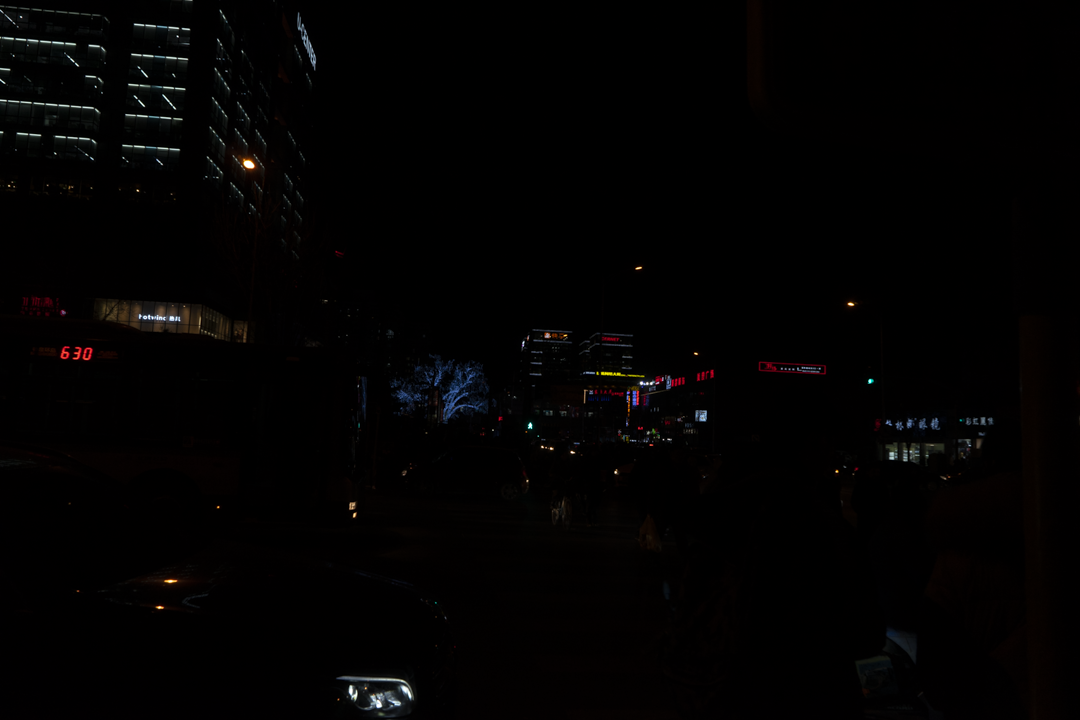
#> input picture images/img1_calle_nocturna.png, 1080 x 720 px
$ python -i pipeline.py   (imports and definitions only)
#> lines starting #> are read from the running program, lines starting #| are printed output that depends on the picture
"""
Pipeline de mejora de imagen — Actividad 1, Visión Artificial (MUIA-UNIR)
Funciones de ajuste de intensidad, procesamiento de histograma y operadores
aritméticos, más métricas de evaluación sin referencia.
"""
import numpy as np
import cv2
from skimage.measure import shannon_entropy


# ---------------------------------------------------------------------------
# 1) Funciones de ajuste de intensidad (operan sobre la imagen RGB completa)
# ---------------------------------------------------------------------------
def negative(img):
    return 255 - img


# [4 lines left out: function log_transform, not called in this run]


def gamma_transform(img, gamma=0.4):
    img_f = img.astype(np.float64) / 255.0
    return np.clip(np.power(img_f, gamma) * 255, 0, 255).astype(np.uint8)


# [6 lines left out: function percentile_contrast_stretch, not called in this run]


# ---------------------------------------------------------------------------
# 2) Procesamiento de histograma (sobre el canal de luminancia Y de YCrCb,
#    para no distorsionar el color al ecualizar canal por canal)
# ---------------------------------------------------------------------------
def histogram_equalization_color(img_rgb):
    ycrcb = cv2.cvtColor(img_rgb, cv2.COLOR_RGB2YCrCb)
#> ycrcb: shape (720, 1080, 3); mean of channels 0, 1, 2 2.2, 128.6, 127.9
    y, cr, cb = cv2.split(ycrcb)
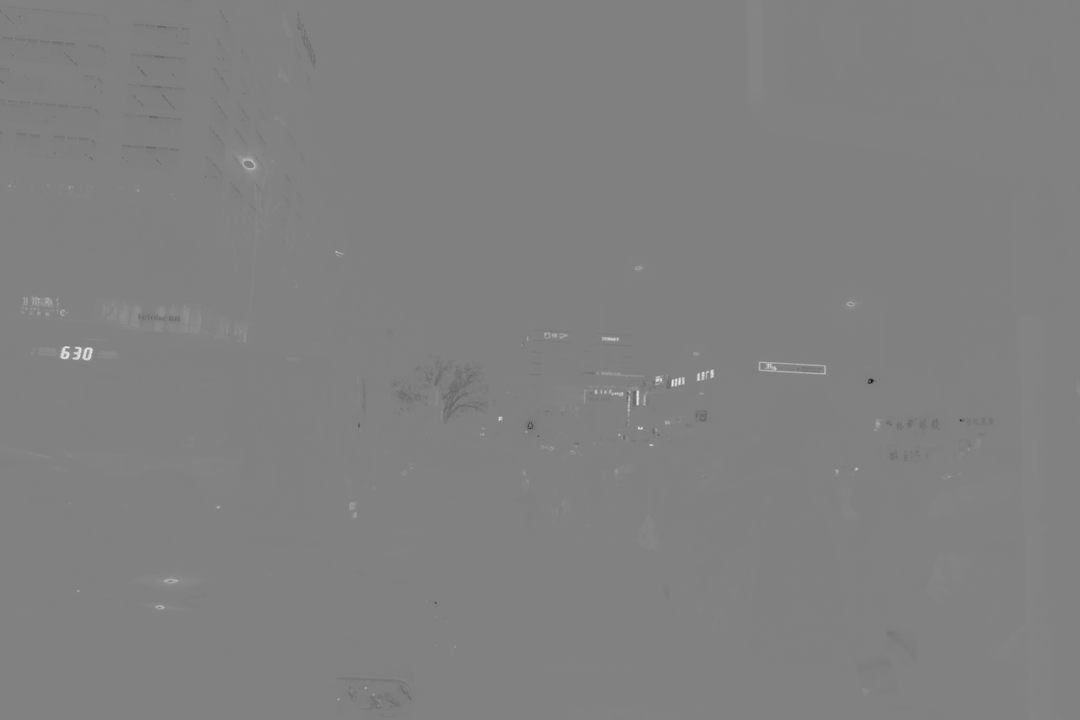
#> cr: shape (720, 1080); min 10, max 231, mean 128.6
    y_eq = cv2.equalizeHist(y)
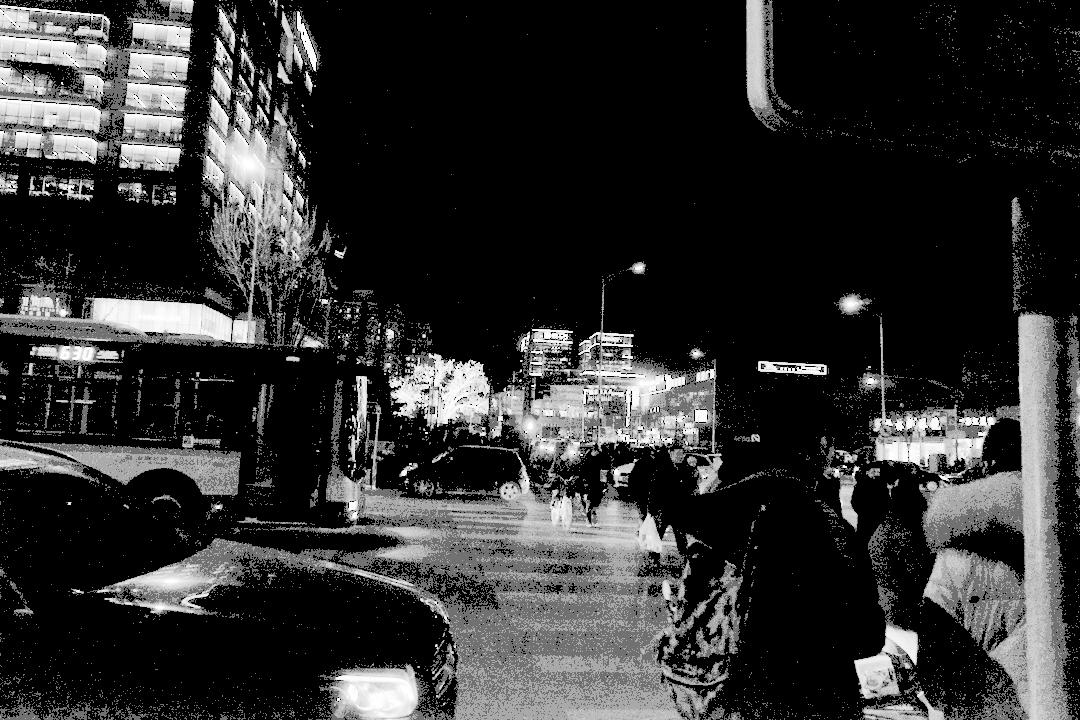
#> y_eq: shape (720, 1080); min 0, max 255, mean 47.9
    out = cv2.merge([y_eq, cr, cb])
#> out: shape (720, 1080, 3); mean of channels 0, 1, 2 47.9, 128.6, 127.9
    return cv2.cvtColor(out, cv2.COLOR_YCrCb2RGB)


# [7 lines left out: function clahe_color, not called in this run]


# ---------------------------------------------------------------------------
# 3) Operadores aritméticos
# ---------------------------------------------------------------------------
def linear_adjust(img, alpha=1.3, beta=25):
    out = img.astype(np.float64) * alpha + beta
    return np.clip(out, 0, 255).astype(np.uint8)


# [31 lines left out: functions unsharp_mask, illumination_correction_division, to_gray, compute_metrics, not called in this run]

>>> import cv2
>>> picture = cv2.cvtColor(cv2.imread('images/img1_calle_nocturna.png'), cv2.COLOR_BGR2RGB)
>>> result = histogram_equalization_color(picture)

$ run again, on images/img2_callejon_mercado.png
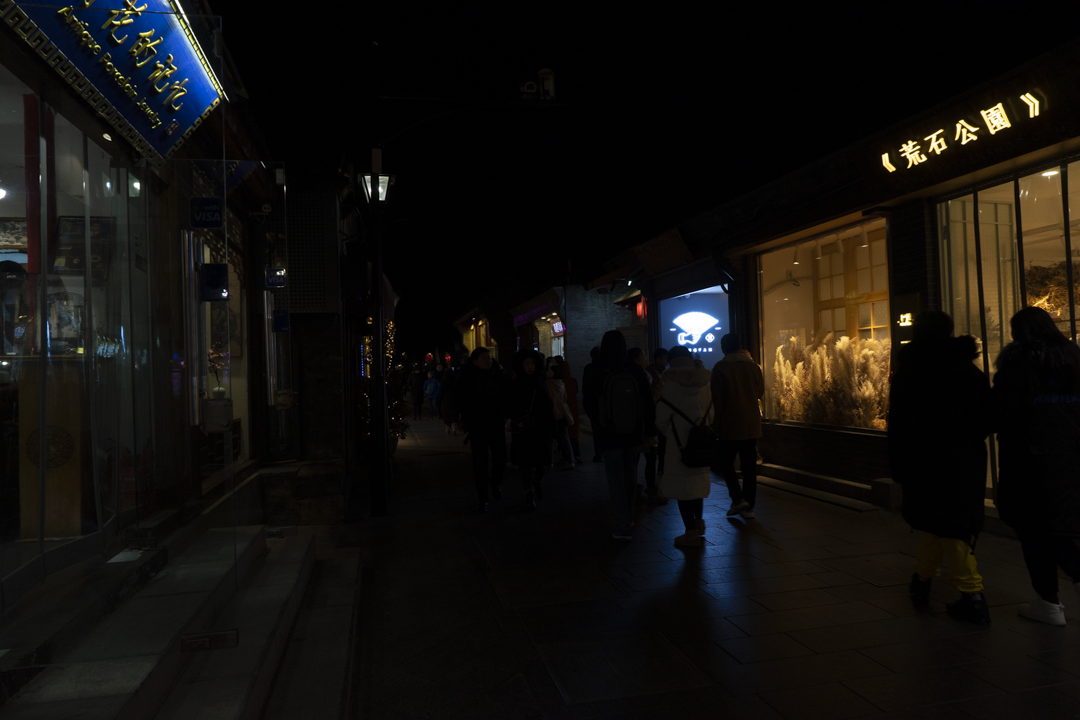
#> input picture images/img2_callejon_mercado.png, 1080 x 720 px
#> ycrcb: shape (720, 1080, 3); mean of channels 0, 1, 2 16.2, 129.5, 126.5
#> in histogram_equalization_color, `y, cr, cb = cv2.split(ycrcb)`:
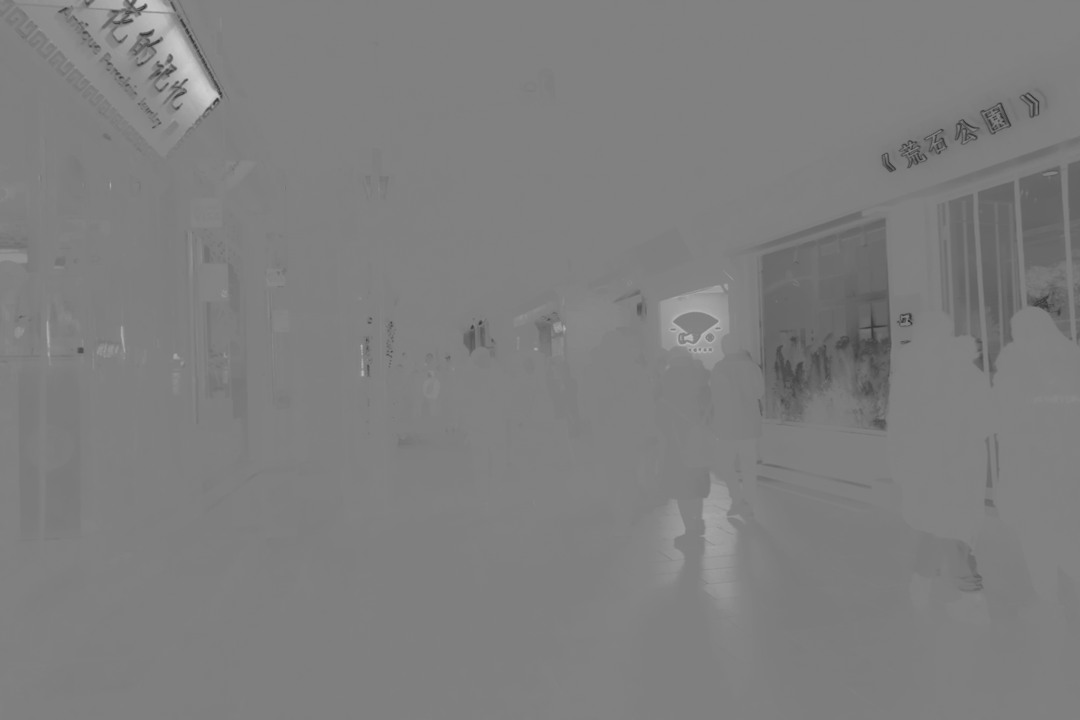
#> cb: shape (720, 1080); min 42, max 206, mean 126.5
#> out: shape (720, 1080, 3); mean of channels 0, 1, 2 122.3, 129.5, 126.5
#> in histogram_equalization_color, `return cv2.cvtColor(out, cv2.COLOR_YCrCb2RGB)`:
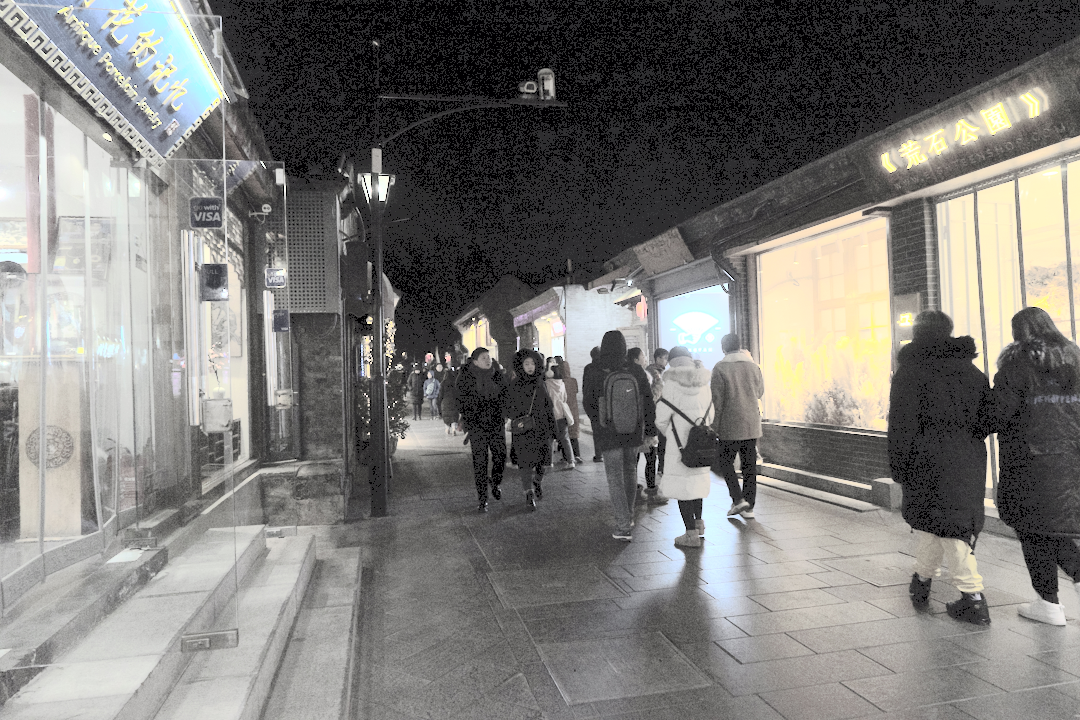
#> returned value: shape (720, 1080, 3); mean R, G, B 123.4, 121.9, 118.9

$ run again, on images/img3_plaza_luces.png
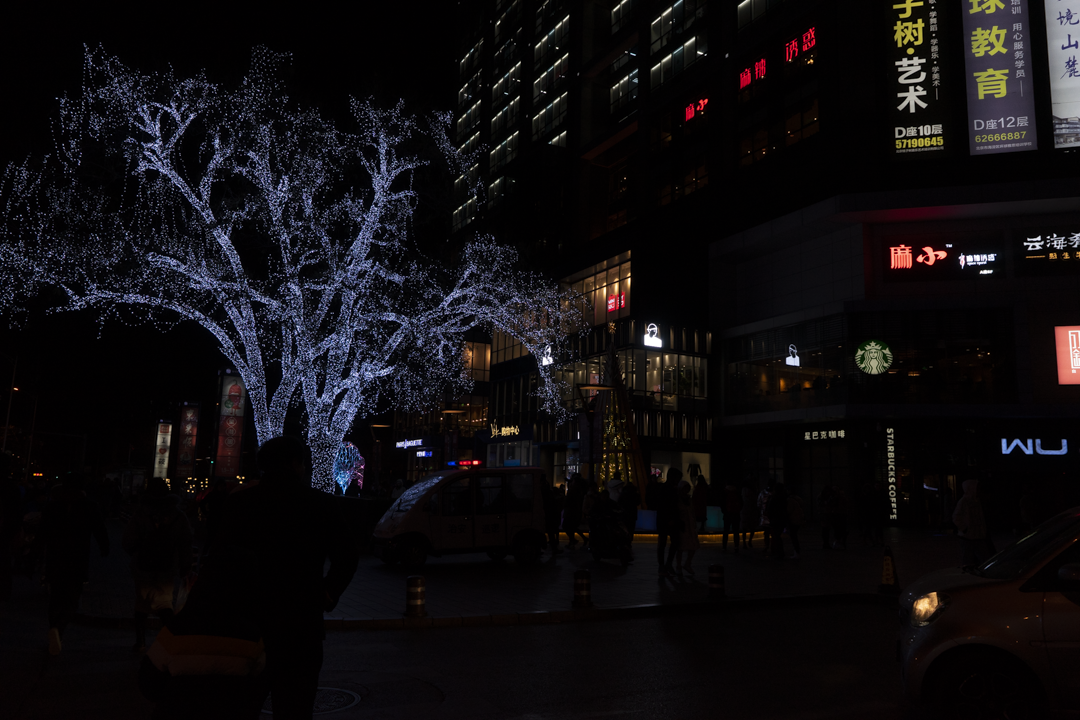
#> input picture images/img3_plaza_luces.png, 1080 x 720 px
#> ycrcb: shape (720, 1080, 3); mean of channels 0, 1, 2 13.9, 129.1, 128.8
#> in histogram_equalization_color, `y, cr, cb = cv2.split(ycrcb)`:
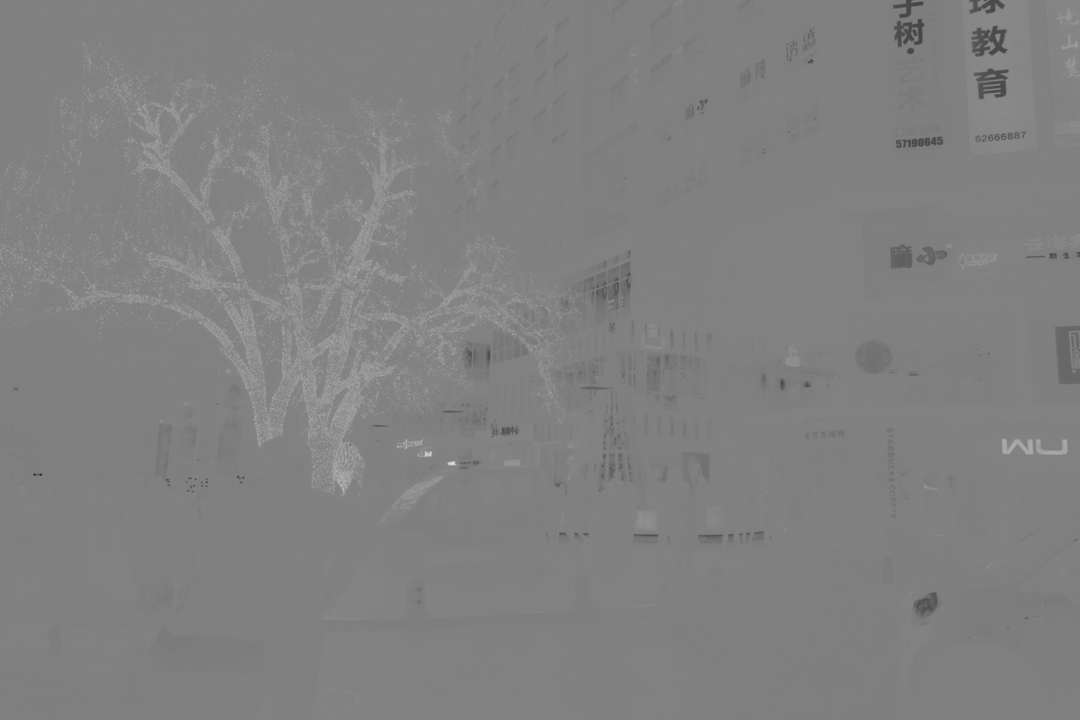
#> cb: shape (720, 1080); min 21, max 227, mean 128.8
#> in histogram_equalization_color, `y_eq = cv2.equalizeHist(y)`:
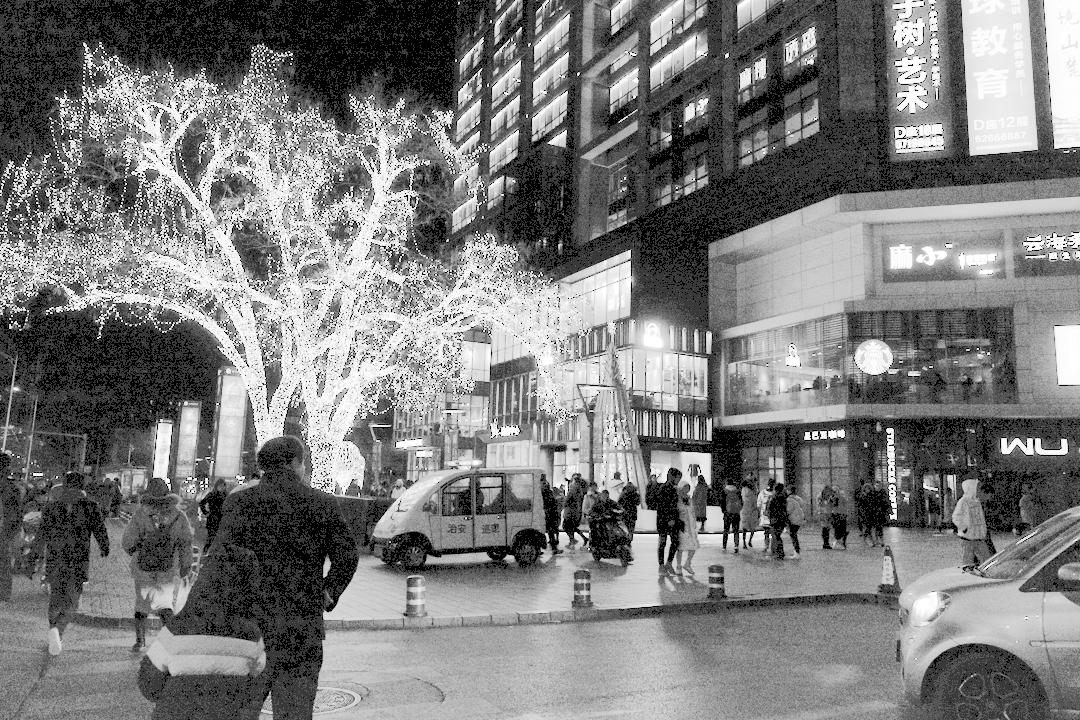
#> y_eq: shape (720, 1080); min 0, max 255, mean 122.9
#> out: shape (720, 1080, 3); mean of channels 0, 1, 2 122.9, 129.1, 128.8

$ run again, on images/img4_calle_comercial.png
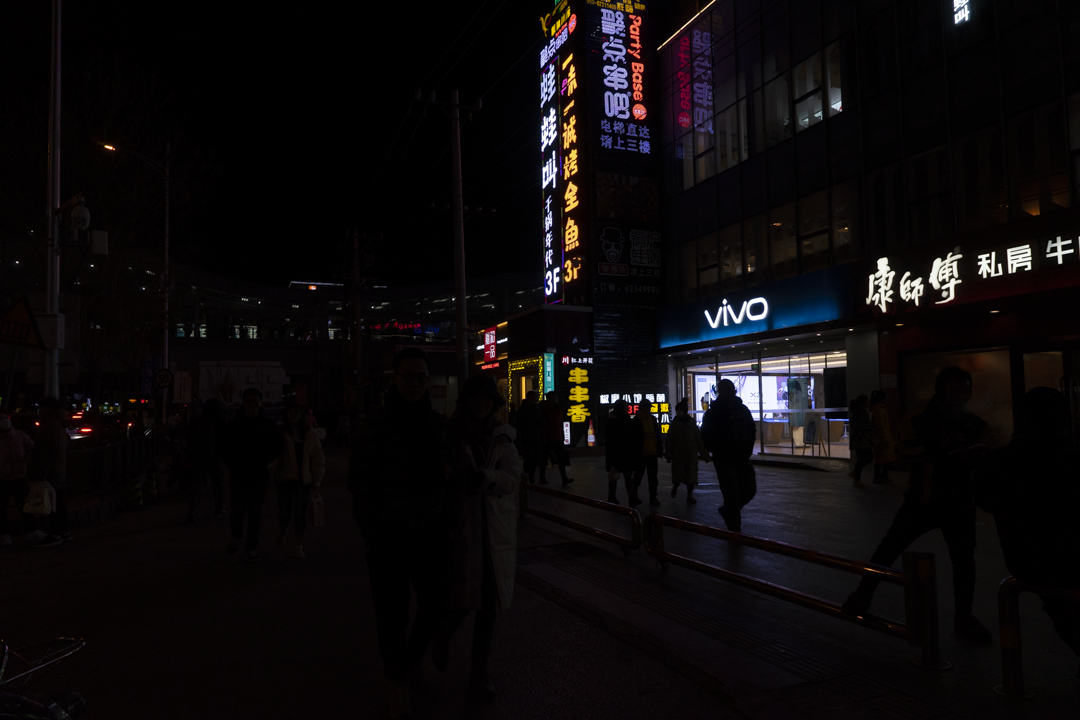
#> input picture images/img4_calle_comercial.png, 1080 x 720 px
#> ycrcb: shape (720, 1080, 3); mean of channels 0, 1, 2 11.2, 129.5, 128.2
#> in histogram_equalization_color, `y, cr, cb = cv2.split(ycrcb)`:
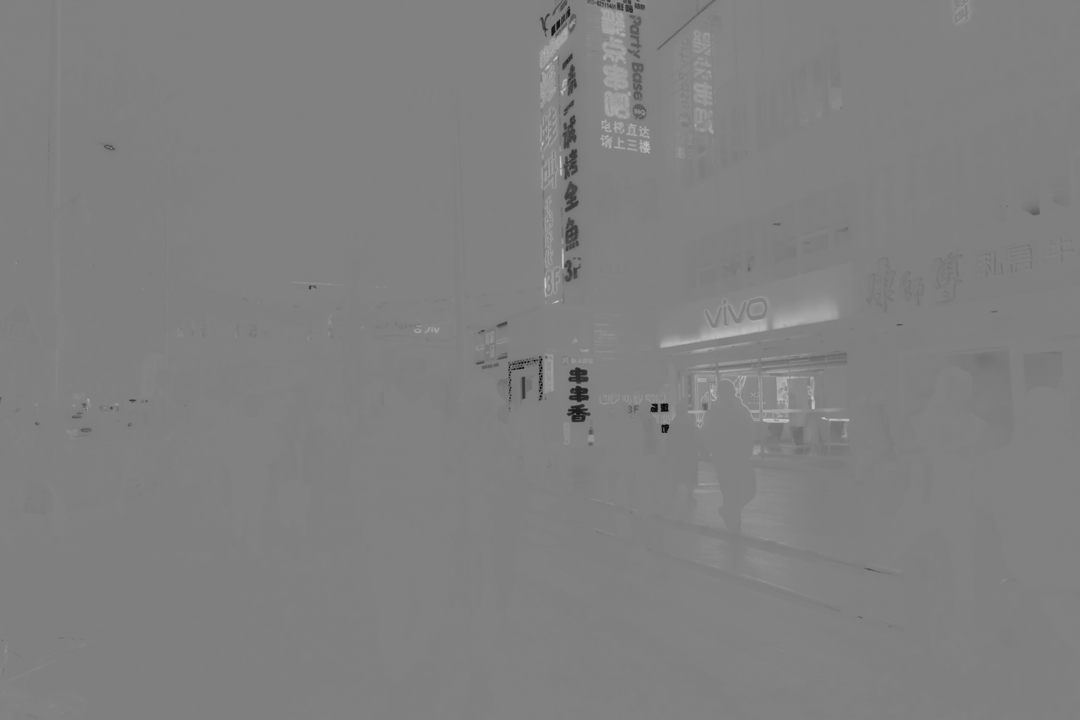
#> cb: shape (720, 1080); min 6, max 207, mean 128.2
#> in histogram_equalization_color, `y_eq = cv2.equalizeHist(y)`:
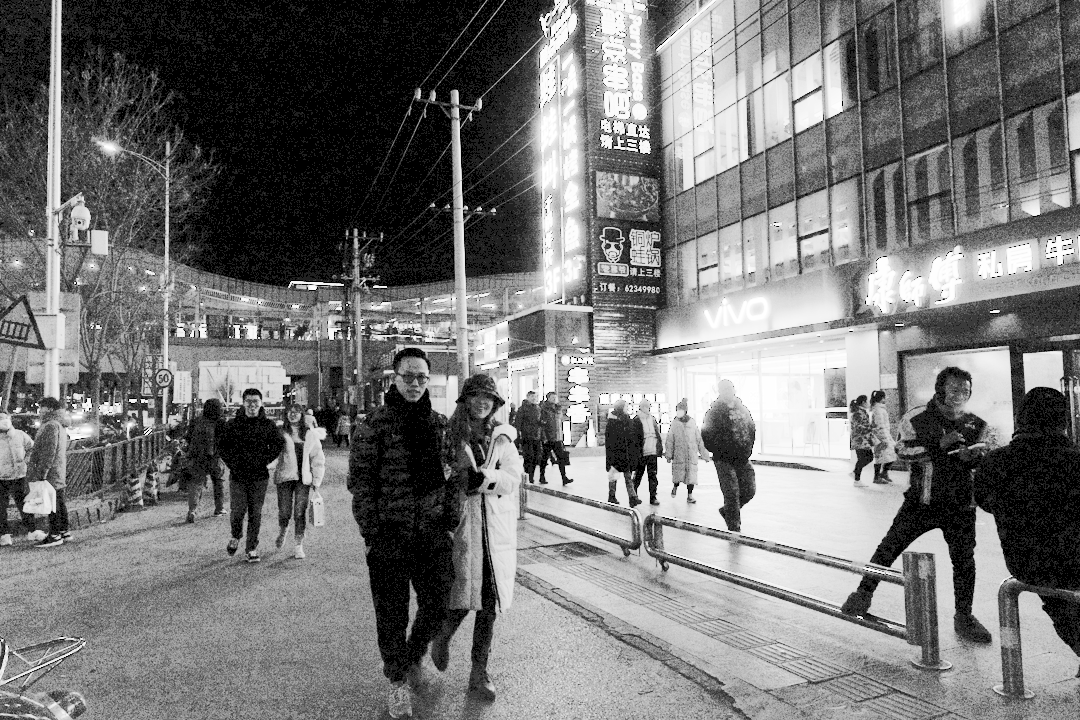
#> y_eq: shape (720, 1080); min 0, max 255, mean 118.2
#> out: shape (720, 1080, 3); mean of channels 0, 1, 2 118.2, 129.5, 128.2
